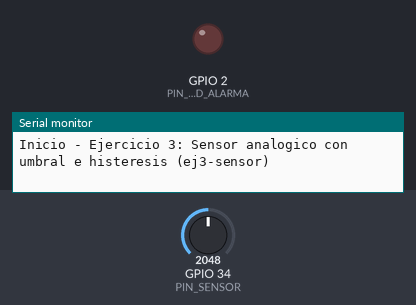
Bench run of a program on a simulated ESP32. On the bench: output pins drawn as LEDs (lit = HIGH), the last lines printed to the serial monitor. The test bench sets the inputs (shaded band); at power-on: GPIO 34 (PIN_SENSOR) = 2048.

Above: at 1.2 s.
1.3 s: GPIO 34 (PIN_SENSOR) set to 2803
3.2 s: GPIO 34 (PIN_SENSOR) set to 2906
At 4.3 s:
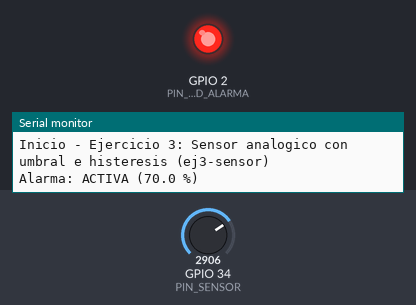
Timing chart, 0 to 6.2 s (numbered marks = the images above; inputs shaded):
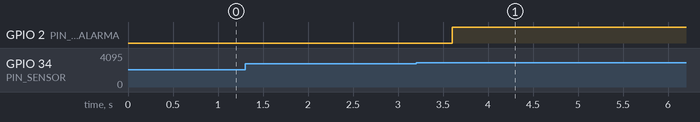

Measured:
- the behaviour switches between 2866 and 2867 on GPIO 34 (PIN_SENSOR) (found by bisection; images 0 and 1)
- after the input at 1.3 s, every drawn part: stays the same
- after the input at 3.2 s, GPIO 2 (PIN_LED_ALARMA): LOW → HIGH after 0.40 s

The program:

main.cpp
```cpp
/*
 * Ejercicio 3 - Sensor analógico con umbral e histéresis (ej3-sensor)
 * Lee un potenciómetro cada 100 ms con millis(), calcula un promedio móvil
 * de las últimas 8 muestras, escala el valor a 0.0 - 100.0 % y controla
 * una alarma con histéresis (activa > 70 %, desactiva < 60 %), imprimiendo
 * por Serial únicamente cuando cambia el estado de la alarma.
 */

#include <Arduino.h>

// Pines y comunicación serie
constexpr uint8_t PIN_SENSOR = 34;      // ADC1 en ESP32 (0 a 4095)
constexpr uint8_t PIN_LED_ALARMA = 2;
constexpr unsigned long SERIAL_BAUD = 115200;

// Muestreo y filtrado (promedio móvil)
constexpr unsigned long INTERVALO_MUESTREO_MS = 100;
constexpr size_t CANTIDAD_MUESTRAS = 8;

// Escalado del ADC a porcentaje (en Nano 10 bits sería 1023; en ESP32 12 bits es 4095)
constexpr int ADC_MAX = 4095;
constexpr float ESCALA_MAX_PCT = 100.0f;

// Umbrales de alarma con histéresis (%)
constexpr float UMBRAL_ALARMA_ON_PCT = 70.0f;
constexpr float UMBRAL_ALARMA_OFF_PCT = 60.0f;
constexpr uint8_t DECIMALES_IMPRESION = 1;

// Estado del filtro de promedio móvil
int muestras[CANTIDAD_MUESTRAS] = {0};
size_t indiceMuestra = 0;
size_t muestrasCargadas = 0;
long sumaMuestras = 0;

// Estado de la alarma y temporización
bool alarmaActiva = false;
unsigned long ultimoMuestreoMs = 0;

float actualizarPromedioMovil(int nuevaMuestra) {
  if (muestrasCargadas < CANTIDAD_MUESTRAS) {
    muestrasCargadas++;
  } else {
    // Resta la muestra más vieja antes de sobrescribirla
    sumaMuestras -= muestras[indiceMuestra];
  }

  muestras[indiceMuestra] = nuevaMuestra;
  sumaMuestras += nuevaMuestra;
  indiceMuestra = (indiceMuestra + 1) % CANTIDAD_MUESTRAS;

  return static_cast<float>(sumaMuestras) / static_cast<float>(muestrasCargadas);
}

float convertirAPorcentaje(float valorAdc) {
  return (valorAdc * ESCALA_MAX_PCT) / static_cast<float>(ADC_MAX);
}

void actualizarAlarma(float porcentaje) {
  const bool estadoAnterior = alarmaActiva;

  if (!alarmaActiva && (porcentaje > UMBRAL_ALARMA_ON_PCT)) {
    alarmaActiva = true;
  } else if (alarmaActiva && (porcentaje < UMBRAL_ALARMA_OFF_PCT)) {
    alarmaActiva = false;
  }

  if (alarmaActiva != estadoAnterior) {
    digitalWrite(PIN_LED_ALARMA, alarmaActiva ? HIGH : LOW);
    Serial.print("Alarma: ");
    Serial.print(alarmaActiva ? "ACTIVA" : "INACTIVA");
    Serial.print(" (");
    Serial.print(porcentaje, DECIMALES_IMPRESION);
    Serial.println(" %)");
  }
}

void setup() {
  pinMode(PIN_LED_ALARMA, OUTPUT);
  digitalWrite(PIN_LED_ALARMA, LOW);
  pinMode(PIN_SENSOR, INPUT);

  Serial.begin(SERIAL_BAUD);
  Serial.println();
  Serial.println("Inicio - Ejercicio 3: Sensor analogico con umbral e histeresis (ej3-sensor)");

  ultimoMuestreoMs = millis();
}

void loop() {
  const unsigned long ahoraMs = millis();

  if (ahoraMs - ultimoMuestreoMs >= INTERVALO_MUESTREO_MS) {
    ultimoMuestreoMs += INTERVALO_MUESTREO_MS;

    const int lecturaCruda = analogRead(PIN_SENSOR);
    const float promedioAdc = actualizarPromedioMovil(lecturaCruda);
    const float porcentaje = convertirAPorcentaje(promedioAdc);

    actualizarAlarma(porcentaje);
  }
}
```
